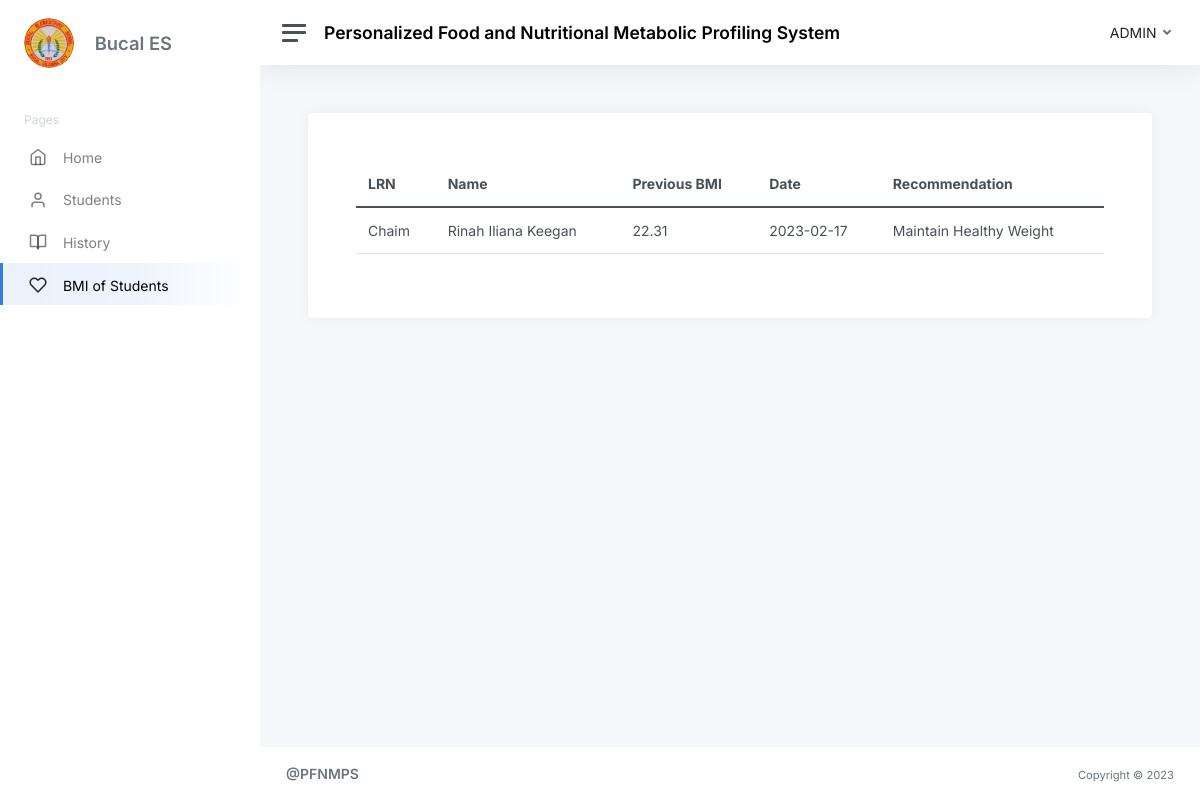
The app's page /previous-bmi.php?student_id=Chaim with its own data.
### tables this page shows
CREATE TABLE `users` (
  `id` int(11) NOT NULL,
  `user_id` varchar(250) NOT NULL,
  `email` varchar(50) NOT NULL,
  `password` varchar(50) NOT NULL,
  `first_name` varchar(50) NOT NULL,
  `middle_name` varchar(50) NOT NULL,
  `last_name` varchar(50) NOT NULL,
  `contact_number` varchar(50) NOT NULL,
  `room` varchar(50) NOT NULL,
  `house` varchar(50) NOT NULL,
  `street` varchar(50) NOT NULL,
  `subdivision` varchar(50) NOT NULL,
  `barangay` varchar(50) NOT NULL,
  `city` varchar(50) NOT NULL,
  `zip` varchar(50) NOT NULL,
  `gender` varchar(11) NOT NULL,
  `user_type` int(11) NOT NULL,
  `image` blob NOT NULL,
  `student_id` varchar(255) NOT NULL,
  `date_time_created` datetime NOT NULL,
  `date_time_updated` datetime NOT NULL
);

CREATE TABLE `history_bmi` (
  `id` int(11) NOT NULL,
  `student_id` varchar(50) NOT NULL,
  `program_id` varchar(50) NOT NULL,
  `bmi` varchar(50) NOT NULL,
  `date_created` date NOT NULL,
  `date_updated` date NOT NULL
);

### previous-bmi.php (the view, shortened to what this page needs)
<?php
include('connection.php');
?>
<!DOCTYPE html>
<html lang="en">
<head>
    <link href="admin-template/css/app.css" rel="stylesheet">
</head>
<body>
    <div class="wrapper">
		<nav id="sidebar" class="sidebar js-sidebar">
			<div class="sidebar-content js-simplebar">
				<a class="sidebar-brand" href="#">
					<img src="logo.jpg" alt="" height="50" style="border-radius: 50px;">
					<span class="align-middle px-3 text-muted">Bucal ES</span>
				</a>
				<ul class="sidebar-nav ">
					<li class="sidebar-header">
						Pages
					</li>
					<li class="sidebar-item">
						<a class="sidebar-link" href="home-admin.php">
                            <i class="align-middle" data-feather="home"></i> <span class="align-middle">Home</span>
                         </a>
					</li>
					<li class="sidebar-item">
						<a class="sidebar-link" href="view-students.php">
                            <i class="align-middle" data-feather="user"></i> <span class="align-middle">Students</span>
                        </a>
					</li>
					<li class="sidebar-item">
						<a class="sidebar-link" href="view-history.php">
                            <i class="align-middle" data-feather="book-open"></i> <span class="align-middle">History</span>
                        </a>
					</li>
					<li class="sidebar-item active">
						<a class="sidebar-link" href="bmi-records.php">
                            <i class="align-middle text-dark" data-feather="heart"></i> <span class="align-middle">BMI of Students</span>
                        </a>
					</li>
				</ul>
			</div>
		</nav>
		<div class="main">
			<nav class="navbar navbar-expand navbar-light navbar-bg">
				<a class="sidebar-toggle js-sidebar-toggle">
          <i class="hamburger align-self-center"></i>
        </a>
		<span class="mt-2">
			<h4 class="fw-bold">
			Personalized Food and Nutritional  Metabolic  Profiling System
			</h4>
		</span>
				<div class="navbar-collapse collapse">
					<ul class="navbar-nav navbar-align">
						<li class="nav-item dropdown">
							<a class="nav-link dropdown-toggle no-arrow d-none d-sm-inline-block" href="#" data-bs-toggle="dropdown">
                                <span class="text-dark">ADMIN</span>
                            </a>
						</li>
					</ul>
				</div>
			</nav>
			<main class="content">
				<div class="card">
                <div class="container p-5">
                <div class="row">
                    <div class="col-lg-12">
                    <table class="w-100 table">
                        <thead>
                            <tr>
                                <th>LRN</th>
                                <th>Name</th>
                                <th>Previous BMI</th>
                                <th>Date</th>
                                <th>Recommendation</th>
                            </tr>
                        </thead>
                        <tbody>
                            <?php
                            if(isset($_GET['student_id'])){
                                $student_id = $_GET['student_id'];
                                $query = "SELECT users.first_name, users.middle_name, users.last_name , failed.output, history_bmi.bmi , users.student_id , history_bmi.date_created
                                FROM users
                                LEFT JOIN failed ON
                                users.student_id = failed.student_id
                                LEFT JOIN history_bmi ON
                                users.student_id = history_bmi.student_id
                                WHERE failed.output = 'failed' AND failed.student_id = '$student_id'";
                                $run = mysqli_query($conn,$query);
                                if(mysqli_num_rows($run) > 0){
                                    foreach($run as $row){
                                        ?>
                                            <tr>
                                                <td><?php echo $row['student_id']?></td>
                                                <td><?php echo $row['first_name'] . " ".  $row['middle_name'] . " " . $row['last_name']?> </td>
                                                <td><?php echo number_format((float)$row['bmi'], 2 ,'.', '');  ?></td>
                                                <td><?php echo $row['date_created']?></td>
                                                <td>
                                                    <?php
                                                        if($row['bmi'] <= 18.5){
                                                            echo "Reprogram";
                                                            ?>
                                                                <a href="reprogram.php?student_id=<?php echo $row['student_id']?>">Click here to continue</a>
                                                            <?php
                                                        }else if($row['bmi'] >= 18.5 || $row['bmi'] <= 24.9){
                                                            echo "Maintain Healthy Weight";
                                                        }else if($row['bmi'] >= 25 || $row['bmi'] <= 29.9){
                                                            echo "Reprogram";
                                                            ?>
                                                                <a href="reprogram.php?student_id=<?php echo $row['student_id']?>">Click here to continue</a>
                                                            <?php
                                                        }else if($row['bmi'] == 30 || $row['bmi'] <= 34.9){
                                                            echo "Reprogram";
                                                            ?>
                                                                <a href="reprogram.php?student_id=<?php echo $row['student_id']?>">Click here to continue</a>
                                                            <?php
                                                        }else if($row['bmi'] == 35 || $row['bmi'] <= 39.9){
                                                            echo "Reprogram";
                                                            ?>
                                                                <a href="reprogram.php?student_id=<?php echo $row['student_id']?>">Click here to continue</a>
                                                            <?php
                                                        }else if($row['bmi'] >= 40){
                                                            echo "Reprogram";
                                                            ?>
                                                                <a href="reprogram.php?student_id=<?php echo $row['student_id']?>">Click here to continue</a>
                                                            <?php
                                                        }
                                                    ?>
                                                </td>
                                            </tr>
                                        <?php
                                    }
                                }
                            }
                            ?>
                        </tbody>
                    </table>
					</div>
				</div>
			</div>
			</div>
		</main>
			<footer class="footer">
				<div class="container-fluid">
					<div class="row text-muted">
						<div class="col-6 text-start">
							<p class="mb-0">
								<a class="text-muted" href="https://adminkit.io/" target="_blank"><strong>@PFNMPS</strong></a>
							</p>
						</div>
						<div class="col-6 text-end">
							<ul class="list-inline">
								<li class="list-inline-item">
									<small>Copyright &copy; 2023</small>
								</li>
							</ul>
						</div>
					</div>
				</div>
			</footer>
		</div>
	</div>
</body>
</html>

### records on screen
users: student "Chaim", first_name "Rinah", middle_name "Iliana", last_name "Keegan", history_bmi.bmi "22.31", history_bmi.date_created "2023-02-17"
